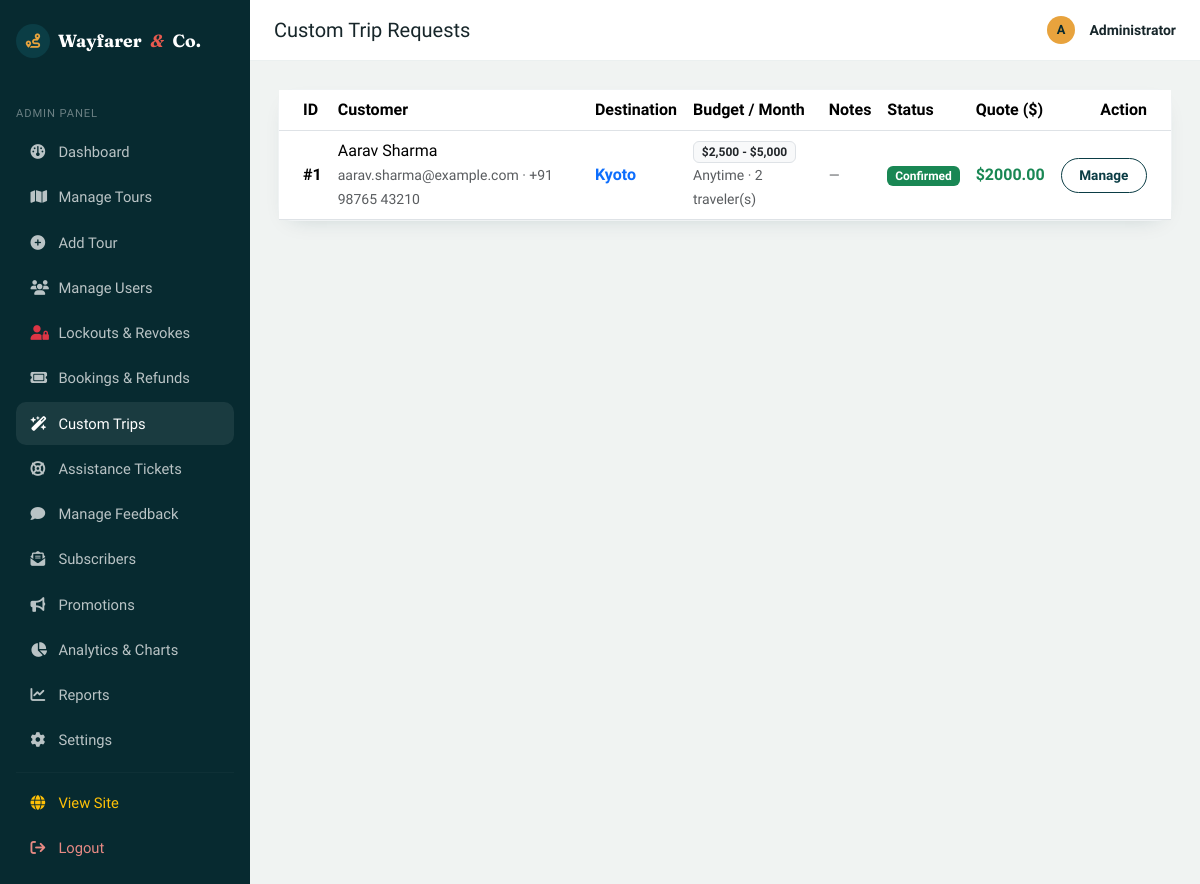
The app's page /admin/custom-trips (signed in), older data.
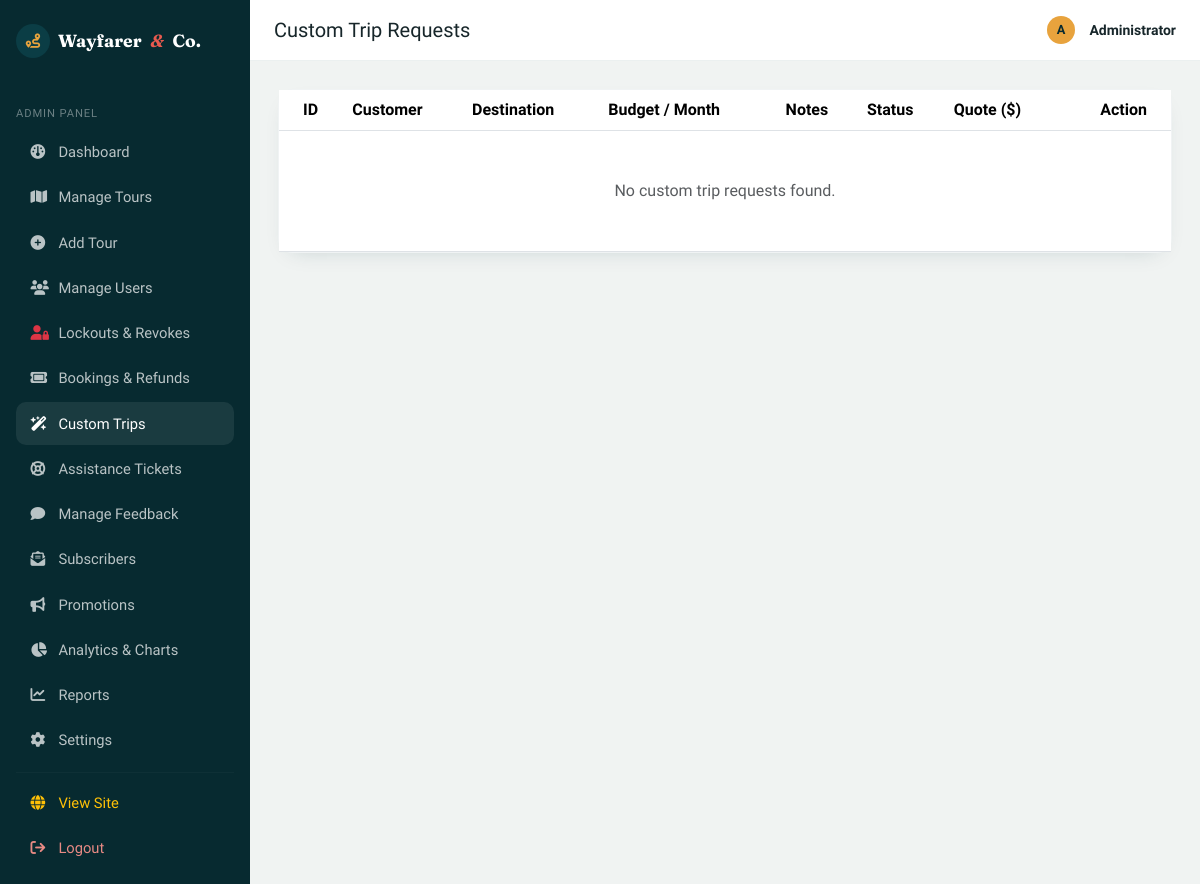
The same page, newer data.
### models/extra_features.py (models this page shows)
class CustomTripRequest(db.Model):
    __tablename__ = "custom_trip_requests"
    id = db.Column(db.Integer, primary_key=True)
    name = db.Column(db.String(120), nullable=False)
    email = db.Column(db.String(150), nullable=False)
    phone = db.Column(db.String(30), nullable=True)
    destination = db.Column(db.String(120), nullable=False)
    budget = db.Column(db.String(50), nullable=True)
    travelers = db.Column(db.Integer, default=1, nullable=False)
    preferred_month = db.Column(db.String(50), nullable=True)
    notes = db.Column(db.Text, nullable=True)
    status = db.Column(db.String(30), default="Pending Review", nullable=False)
    admin_quote = db.Column(db.Float, nullable=True, default=0.0)
    admin_notes = db.Column(db.Text, nullable=True)
    created_at = db.Column(db.DateTime, default=datetime.utcnow)

### routes/admin.py (the view)
@admin_bp.route("/custom-trips")
@admin_required
def manage_custom_trips():
    from models import CustomTripRequest
    requests = CustomTripRequest.query.order_by(CustomTripRequest.created_at.desc()).all()
    return render_template("admin/custom_trips.html", requests=requests)

### models/user.py (called while the page is built)
    def is_admin(self):
        return self.role == "admin"

### routes/main.py (called while the page is built)
@main_bp.app_context_processor
def inject_globals():
    from flask import session
    security_mode = session.get("security_mode", "ON")
    return {
        "current_user": get_current_user(),
        "security_mode": security_mode
    }

### routes/utils.py (called while the page is built)
def get_current_user():
    user_id = session.get("user_id")
    if not user_id:
        return None
    return db.session.get(User, user_id)

def admin_required(view_func):
    @wraps(view_func)
    def wrapped(*args, **kwargs):
        if not session.get("admin_id"):
            log_security_event("ADMIN_UNAUTHORIZED", f"Unauthorized attempt to access admin route {request.path}.")
            flash("Please log in as an administrator.", "warning")
            return redirect(url_for("admin.login"))
        admin = db.session.get(User, session["admin_id"])
        if admin is None or not admin.is_admin() or not admin.is_active:
            log_security_event("ADMIN_SESSION_INVALID", f"Invalid admin session for user {session.get('admin_id')}.")
            session.pop("admin_id", None)
            flash("Admin session invalid. Please log in again.", "danger")
            return redirect(url_for("admin.login"))
        return view_func(*args, **kwargs)
    return wrapped

### templates/admin/custom_trips.html (shortened to what this page needs)
{% extends "admin/base_admin.html" %}
{% set active = 'custom_trips' %}
{% block page_title %}Custom Trip Requests{% endblock %}
{% block admin_content %}
<div class="wf-panel p-0">
    <div class="table-responsive">
        <table class="table align-middle mb-0">
            <thead>
                <tr>
                    <th class="ps-4">ID</th>
                    <th>Customer</th>
                    <th>Destination</th>
                    <th>Budget / Month</th>
                    <th>Notes</th>
                    <th>Status</th>
                    <th>Quote ($)</th>
                    <th class="text-end pe-4">Action</th>
                </tr>
            </thead>
            <tbody>
                {% for r in requests %}
                <tr>
                    <td class="ps-4 fw-bold">#{{ r.id }}</td>
                    <td>
                        {{ r.name }}<br>
                        <small class="text-muted">{{ r.email }} · {{ r.phone or 'No Phone' }}</small>
                    </td>
                    <td class="fw-semibold text-primary">{{ r.destination }}</td>
                    <td>
                        <span class="badge bg-light text-dark border">{{ r.budget }}</span><br>
                        <small class="text-muted">{{ r.preferred_month or 'Anytime' }} · {{ r.travelers }} traveler(s)</small>
                    </td>
                    <td class="small text-muted" style="max-width: 200px;">{{ r.notes[:80] if r.notes else '—' }}</td>
                    <td>
                        <span class="badge bg-{% if r.status == 'Confirmed' %}success{% elif r.status == 'Quoted / Offered' %}info{% elif r.status == 'Declined' %}danger{% else %}warning{% endif %}">
                            {{ r.status }}
                        </span>
                    </td>
                    <td class="fw-bold text-success">${{ "%.2f"|format(r.admin_quote or 0) }}</td>
                    <td class="text-end pe-4">
                        <button type="button" class="btn btn-sm wf-btn-outline" data-bs-toggle="modal" data-bs-target="#updateModal{{ r.id }}">Manage</button>
                    </td>
                </tr>
                {% else %}
                <tr><td colspan="8" class="text-center py-5 text-muted">No custom trip requests found.</td></tr>
                {% endfor %}
            </tbody>
        </table>
    </div>
</div>
{% endblock %}

### templates/admin/base_admin.html (shortened to what this page needs)
<!DOCTYPE html>
<html lang="en">
<head>
    <link href="https://cdnjs.cloudflare.com/ajax/libs/twitter-bootstrap/5.3.3/css/bootstrap.min.css" rel="stylesheet">
    <link href="https://cdnjs.cloudflare.com/ajax/libs/font-awesome/6.5.2/css/all.min.css" rel="stylesheet">
    <link href="{{ url_for('static', filename='css/style.css') }}" rel="stylesheet">
</head>
<body class="wf-admin-body">
<div class="d-flex">
    <div class="wf-admin-sidebar" style="width: 250px; flex-shrink:0;">
        <a class="wf-brand mb-4 d-inline-flex" href="{{ url_for('admin.dashboard') }}">
            <span class="wf-brand-mark"><i class="fa-solid fa-route"></i></span>
            Wayfarer<span class="wf-brand-dot">&amp;</span>Co.
        </a>
        <div class="text-uppercase small mb-2 mt-4" style="color: rgba(255,255,255,0.4); letter-spacing:0.08em; font-size:0.7rem;">Admin Panel</div>
        <nav class="nav flex-column">
            <a class="nav-link {% if active == 'dashboard' %}active{% endif %}" href="{{ url_for('admin.dashboard') }}"><i class="fa-solid fa-gauge me-2"></i>Dashboard</a>
            <a class="nav-link {% if active == 'tours' %}active{% endif %}" href="{{ url_for('admin.manage_tours') }}"><i class="fa-solid fa-map me-2"></i>Manage Tours</a>
            <a class="nav-link {% if active == 'add_tour' %}active{% endif %}" href="{{ url_for('admin.add_tour') }}"><i class="fa-solid fa-circle-plus me-2"></i>Add Tour</a>
            <a class="nav-link {% if active == 'users' %}active{% endif %}" href="{{ url_for('admin.manage_users') }}"><i class="fa-solid fa-users me-2"></i>Manage Users</a>
            <a class="nav-link {% if active == 'lockouts' %}active{% endif %}" href="{{ url_for('admin.manage_lockouts') }}"><i class="fa-solid fa-user-lock me-2 text-danger"></i>Lockouts & Revokes</a>
            <a class="nav-link {% if active == 'bookings' %}active{% endif %}" href="{{ url_for('admin.manage_bookings') }}"><i class="fa-solid fa-ticket me-2"></i>Bookings & Refunds</a>
            <a class="nav-link {% if active == 'custom_trips' %}active{% endif %}" href="{{ url_for('admin.manage_custom_trips') }}"><i class="fa-solid fa-wand-magic-sparkles me-2"></i>Custom Trips</a>
            <a class="nav-link {% if active == 'assistance' %}active{% endif %}" href="{{ url_for('admin.manage_assistance') }}"><i class="fa-solid fa-life-ring me-2"></i>Assistance Tickets</a>
            <a class="nav-link {% if active == 'feedback' %}active{% endif %}" href="{{ url_for('admin.manage_feedback') }}"><i class="fa-solid fa-comment me-2"></i>Manage Feedback</a>
            <a class="nav-link {% if active == 'subscribers' %}active{% endif %}" href="{{ url_for('admin.manage_subscribers') }}"><i class="fa-solid fa-envelope-open-text me-2"></i>Subscribers</a>
            <a class="nav-link {% if active == 'promotions' %}active{% endif %}" href="{{ url_for('admin.manage_promotions') }}"><i class="fa-solid fa-bullhorn me-2"></i>Promotions</a>
            <a class="nav-link {% if active == 'analytics' %}active{% endif %}" href="{{ url_for('admin.analytics') }}"><i class="fa-solid fa-chart-pie me-2"></i>Analytics & Charts</a>
            <a class="nav-link {% if active == 'reports' %}active{% endif %}" href="{{ url_for('admin.reports') }}"><i class="fa-solid fa-chart-line me-2"></i>Reports</a>
            <a class="nav-link {% if active == 'settings' %}active{% endif %}" href="{{ url_for('admin.settings') }}"><i class="fa-solid fa-gear me-2"></i>Settings</a>
            <hr class="my-2" style="border-color: rgba(255,255,255,0.1);">
            <a class="nav-link text-warning" href="{{ url_for('main.home') }}"><i class="fa-solid fa-globe me-2"></i>View Site</a>
            <a class="nav-link" style="color:#e88a84;" href="{{ url_for('admin.logout') }}"><i class="fa-solid fa-arrow-right-from-bracket me-2"></i>Logout</a>
        </nav>
    </div>
    <div class="flex-grow-1" style="min-width:0;">
        <div class="wf-admin-topbar d-flex justify-content-between align-items-center">
            <h5 class="mb-0">{% block page_title %}Dashboard{% endblock %}</h5>
            <div class="d-flex align-items-center gap-2">
                <span class="wf-avatar">A</span>
                <span class="small fw-semibold">Administrator</span>
            </div>
        </div>
        <div class="wf-admin-content">
            {% block admin_content %}{% endblock %}
        </div>
    </div>
</div>
</body>
</html>

### static/css/style.css (style rules this page uses)
:root { --wf-navy: #0B3D45; --wf-navy-deep: #072A30; --wf-amber: #E8A33D; --wf-sand: #F4EDE1; --wf-sand-dark: #E9DFCE; --wf-coral: #E85A4F; --wf-palm: #3F7D5C; --wf-ink: #17262A; --wf-white: #FFFFFF; --wf-font-display: 'Fraunces', serif; --wf-font-body: 'Work Sans', sans-serif; --wf-font-mono: 'IBM Plex Mono', monospace; --wf-radius: 14px; --wf-radius-lg: 22px; --wf-shadow: 0 12px 30px -14px rgba(11, 61, 69, 0.35); }
* { box-sizing: border-box; }
html { scroll-behavior: smooth; }
body { font-family: var(--wf-font-body); color: var(--wf-ink); background-color: var(--wf-sand); -webkit-font-smoothing: antialiased; }
a { color: var(--wf-navy); text-decoration: none; }
.wf-brand { font-family: var(--wf-font-display); font-weight: 700; font-size: 1.35rem; color: var(--wf-navy) !important; display: inline-flex; align-items: center; gap: 0.5rem; }
.wf-brand-mark { display: inline-flex; align-items: center; justify-content: center; width: 34px; height: 34px; border-radius: 50%; background-color: var(--wf-navy); color: var(--wf-amber); font-size: 0.9rem; }
.wf-brand-dot { color: var(--wf-coral); font-style: italic; margin: 0 0.05em; }
.wf-avatar { display: inline-flex; align-items: center; justify-content: center; width: 28px; height: 28px; border-radius: 50%; background-color: var(--wf-amber); color: var(--wf-navy-deep); font-weight: 700; font-size: 0.8rem; margin-right: 0.4rem; }
.wf-panel { background: var(--wf-white); border-radius: var(--wf-radius); box-shadow: 0 8px 22px -14px rgba(11, 61, 69, 0.25); border: 1px solid rgba(11,61,69,0.06); }
.wf-admin-body { background: #F0F3F2; min-height: 100vh; }
.wf-admin-sidebar { background: var(--wf-navy-deep); min-height: 100vh; padding: 1.5rem 1rem; }
.wf-admin-sidebar .wf-brand { color: var(--wf-white) !important; font-size: 1.1rem; }
.wf-admin-sidebar .nav-link { color: rgba(255,255,255,0.72); border-radius: 10px; padding: 0.65rem 0.9rem; margin-bottom: 0.15rem; font-size: 0.92rem; }
.wf-admin-sidebar .nav-link.active, .wf-admin-sidebar .nav-link:hover { background: rgba(255,255,255,0.08); color: var(--wf-white); }
.wf-admin-sidebar .nav-link i { width: 20px; }
.wf-admin-topbar { background: var(--wf-white); border-bottom: 1px solid rgba(11,61,69,0.08); padding: 1rem 1.5rem; }
.wf-admin-content { padding: 1.75rem; }

Row changes from the older to the newer data that the page shows:
removed CustomTripRequest: id "1", name "Aarav Sharma", email "aarav.sharma@example.com", phone "+91 98765 43210", destination "Kyoto", budget "$2,500 - $5,000", preferred_month "Anytime", travelers "2", notes "—", status "Confirmed", admin_quote "2000.00"
Text that changed along with them:
text now shown: "No custom trip requests found."
